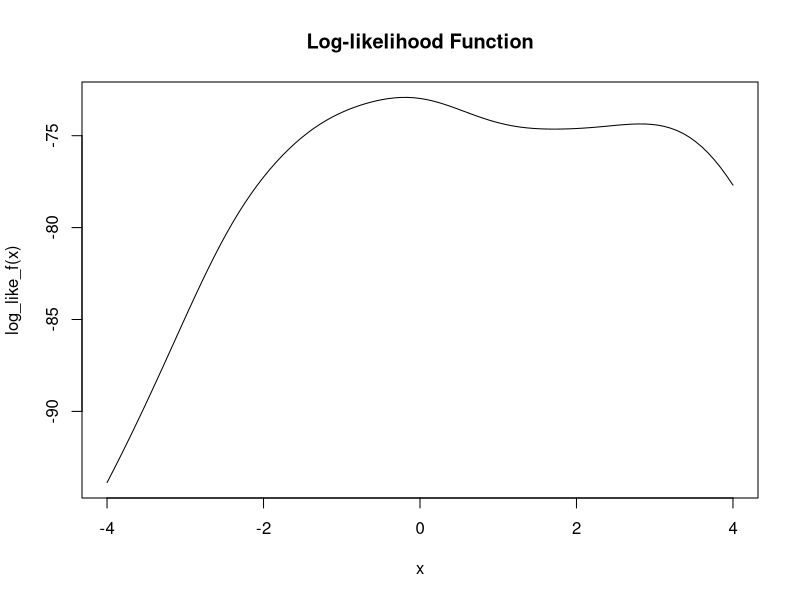

Recreate this plot in R.
## ---- chunk 1
knitr::opts_chunk$set(echo = TRUE)
## ---- chunk 2
X <- c(1.77,-0.23,2.76,3.80,3.47,56.75,-1.34,4.24,-2.44,3.29,3.71,-2.40,4.53,
    -0.07,-1.05,-13.87,-2.53,-1.75,0.27,43.21)

#Log-likelihood Function  
log_like_f<-function(theta){
  like=1
  for (i in 1:length(X)){
    like=like*pi^(-1)*((X[i]-theta)^2+1)^(-1)
  }
  log_like=log(like)
  
  return(log_like)
}

#Part a:Graph the log-likelihood function

curve(log_like_f,from=-4,to=4,main='Log-likelihood Function')

## ---- chunk 3
#Part a:Find the MLE for theta using the Newton-Raphson method
#First-order derivative

FOD_like<-function(theta){
  FOD_like=0
  for (i in 1:length(X)){
    i<-X[i]
    #log_like_xi<-expression(log(((pi)^(-1))*(((i-theta)^2+1)^(-1))))
    #FOD<-D(log_like_xi,'theta')
    FOD_like=FOD_like-(((pi)^(-1)) * (((i - theta)^2 + 1)^((-1) - 1) * ((-1) * (2 * 
 (i- theta))))/(((pi)^(-1)) * (((i - theta)^2 + 1)^(-1))))
  }
  return(FOD_like)
}

#Second-order derivative

SOD_like<-function(theta){
  SOD_like=0
  for (i in 1:length(X)){
    i<-X[i]
    SOD_like<-SOD_like-((pi)^(-1)) * (((i - theta)^2 + 1)^((-1) - 1) * ((-1) * 2) + 
                                ((i - theta)^2 + 1)^(((-1) - 1) - 1) * (((-1) - 1) * (2 * 
                                                                                        (i - theta))) * ((-1) * (2 * (i - theta))))/(((pi)^(-1)) * 
                                                                                                                                       (((i - theta)^2 + 1)^(-1))) - ((pi)^(-1)) * (((i - theta)^2 + 
                                                                                                                                                                                       1)^((-1) - 1) * ((-1) * (2 * (i - theta)))) * (((pi)^(-1)) * 
                                                                                                                                                                                                                                        (((i - theta)^2 + 1)^((-1) - 1) * ((-1) * (2 * (i - theta)))))/(((pi)^(-1)) * 
                                                                                                                                                                                                                                                                                                          (((i - theta)^2 + 1)^(-1)))^2  }
  return(SOD_like)
  
}

#Newton-Raphson Method

# Function to implement NEWTON'S method

Newton <- function(f, df, startpoint, eps=1e-08, maxiter=1000) {
  x <- startpoint
  t <- 0
  repeat {
    t <- t + 1
    x.new <- x - f(x) / df(x)
    if(abs(x.new - x) < eps | t >= maxiter) {
      if(t >= maxiter) warning("Maximum number of iterations reached!")
      break
    }
    x <- x.new
  }
  out <- list(solution=x.new, value=f(x.new), iter=t)
  return(out)
}


Newton(FOD_like,SOD_like,-11)
Newton(FOD_like,SOD_like,-1)
Newton(FOD_like,SOD_like,0)
Newton(FOD_like,SOD_like,1.5)
Newton(FOD_like,SOD_like,4)
Newton(FOD_like,SOD_like,4.7)
Newton(FOD_like,SOD_like,7)
Newton(FOD_like,SOD_like,8)
Newton(FOD_like,SOD_like,38)
mean(X)
Newton(FOD_like,SOD_like,mean(X))
## ---- chunk 4
#Part c-Apply fixed-point iterations

# Function to implement Fixed-point method

Fixed_point<-function(f,startpoint,alpha,eps=1e-08,maxiter=3000){
  x <- startpoint
  t <- 0
  repeat {
    t <- t + 1
    x.new <- alpha*FOD_like(x)+x
    if(abs(x.new - x) < eps | t >= maxiter) {
      if(t >= maxiter) warning("Maximum number of iterations reached!")
      break
    }
    x <- x.new
  }
  out <- list(solution=x.new, value=f(x.new), iter=t)
  return(out)
}

Fixed_point(FOD_like,-1,1)
Fixed_point(FOD_like,-1,0.64)
Fixed_point(FOD_like,-1,0.25)
#Investigate other choices: Starting values
Fixed_point(FOD_like,0.5,1)
Fixed_point(FOD_like,1,1)
Fixed_point(FOD_like,2,1)
Fixed_point(FOD_like,0.5,0.64)
Fixed_point(FOD_like,1,0.64)
Fixed_point(FOD_like,2,0.64)
Fixed_point(FOD_like,0.5,0.25)
Fixed_point(FOD_like,1,0.25)
Fixed_point(FOD_like,2,0.25)
#Investigate other choices: Scaling factors
Fixed_point(FOD_like,-1,0.75)
Fixed_point(FOD_like,-1,0.5)
Fixed_point(FOD_like,-1,0.33)
Fixed_point(FOD_like,1,0.75)
Fixed_point(FOD_like,1,0.5)
Fixed_point(FOD_like,1,0.33)

## ---- chunk 5
#Part d-Apply the secant method

# Function to implement the SECANT method

secant <- function(f, x0, x1, eps=1e-08, maxiter=1000) {
  x.old <- x0
  x <- x1
  t <- 0
  repeat {
    t <- t + 1
    diff.ratio <- (f(x) - f(x.old)) / (x - x.old)
    x.new <- x - f(x) / diff.ratio
    if(abs(x.new - x) < eps | t >= maxiter) {
      if(t >= maxiter) warning("Maximum number of iterations reached!")
      break
    }
    x.old <- x
    x <- x.new
  }
  out <- list(solution=x.new, value=f(x.new), iter=t)
  return(out)
  
}


secant(FOD_like,-2,-1)

secant(FOD_like,-3,3)

secant(FOD_like,-2.5,0.5)

secant(FOD_like,-6,-1)

secant(FOD_like,0,0.3)
